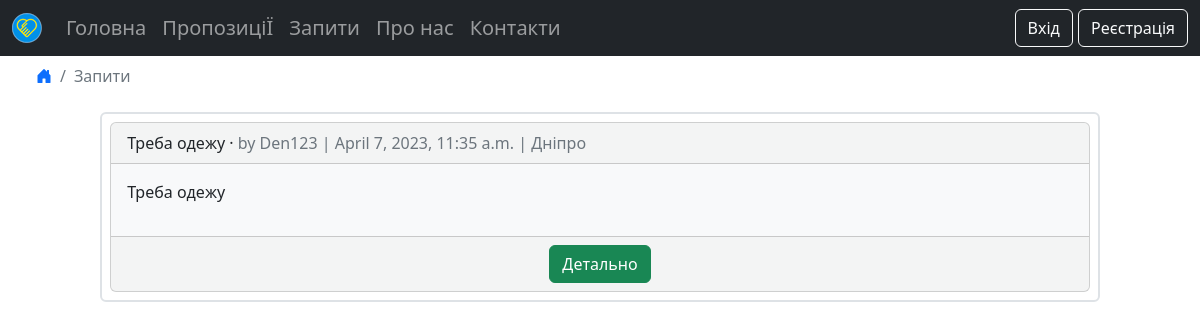
Page /requests/ on the earlier database version.
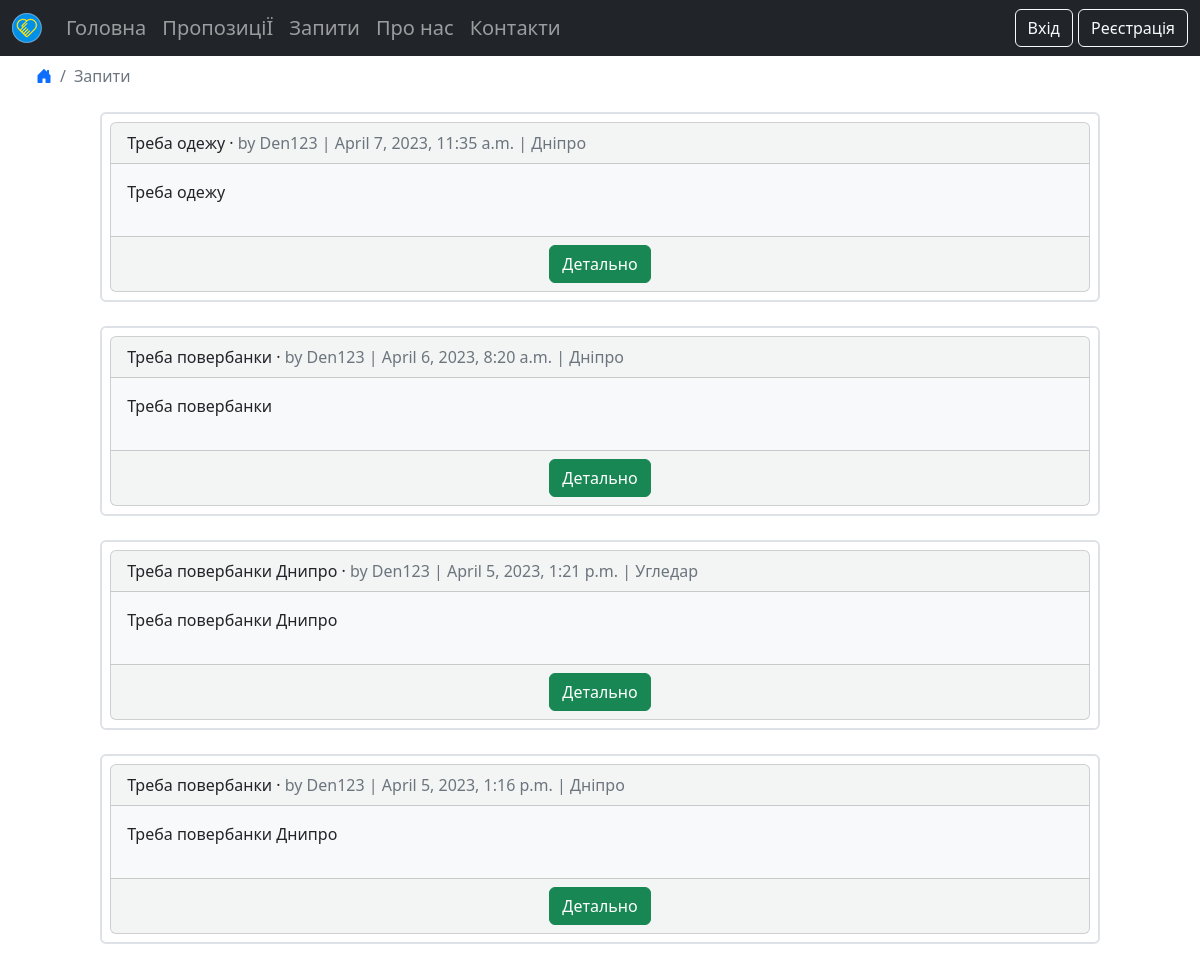
Same page on the later database version.
### requests/models.py (models this page shows, shortened)
class Requests(models.Model):
    title = models.CharField(max_length=255)
    body = models.TextField('Опис', max_length=1024)
    location = models.TextField(blank=True)
    date = models.DateTimeField(auto_now_add=True)
    author = models.ForeignKey(
        'accounts.CustomUser',
        on_delete=models.CASCADE,
    )
    offer = models.ManyToManyField('offers.Offers')
    status = models.ForeignKey('statuses.Status', on_delete=models.PROTECT, default=2)

### accounts/models.py (models this page shows)
class CustomUser(AbstractUser):
    phone = models.CharField(max_length=15)

### requests/views.py (the view)
# urls.py: path("", RequestsListView.as_view(), name="requests_list"),
class RequestsListView(ListView):
    model = Requests
    template_name = "requests_list.html"
    def get_context_data(self, **kwargs):
        context = super().get_context_data(**kwargs)
        if self.request.user.is_superuser:
            context['requests_list'] = Requests.objects.exclude(offer__isnull=False).order_by('-date')
        if self.request.user.is_authenticated:
            context['requests_list'] = Requests.objects.exclude(offer__isnull=False).filter(Q(author_id=self.request.user) | Q(status_id=2)).order_by('-date')
        context['requests_list'] = Requests.objects.exclude(offer__isnull=False).filter(status_id=2).order_by('-date')
        return context

### templates/requests_list.html (shortened to what this page needs)
{% extends "base.html" %}
{% load crispy_forms_tags %}
{% block content %}
<ul class="breadcrumb ms-4">
    <li class="breadcrumb-item"><a href="{% url 'home' %}"><i class="bi bi-house-door-fill"></i></a></li>
    <li class="breadcrumb-item active">Запити</li>
</ul>
{% for requests in requests_list %}
    <div class="container-fluid mb-4 p-2 border border-2 rounded mx-auto" style="max-width: 85%">
        <div class="card card-list bg-light bg-opacity-50">
            <div class="card-header">
                <span class="font-weight-bold">{{ requests.title }}</span> &middot;
                <span class="text-muted">by {{ requests.author }} |
                    {{ requests.date }} | {{ requests.location }}</span>
            </div>
            <div class="card-body bg-light post-entry">
                <p>{{ requests.body }}</p>
            </div>
            <div class="card-footer text-center text-muted">
                <a class = "btn btn-success" href="{% url 'requests_detail' requests.pk %}">Детально</a>
            </div>
        </div>
    </div>
{% endfor %}
{% endblock content %}

### templates/base.html (shortened to what this page needs)
{% load static %}
<!DOCTYPE html>
<html lang="uk">
<head>
    <link rel="stylesheet" href="https://cdn.jsdelivr.net/npm/bootstrap@5.2.0/dist/css/bootstrap.min.css">
    <link rel="stylesheet" href="https://cdn.jsdelivr.net/npm/bootstrap-icons@1.9.1/font/bootstrap-icons.css">
</head>
<body>
    <div>
        <nav class="navbar navbar-expand-md navbar-dark bg-dark h5">
            <div class="container-fluid">
                <a class="navbar-brand" href="{% url 'home' %}"><img src="{% static 'img/logosmall.png' %}" alt="Лого"></a>
                <div class="collapse navbar-collapse" id="collapsibleNavbar">
                    <ul class="navbar-nav">
                        <li class="nav-item">
                            <a class="nav-link" href="{% url 'home' %}">Головна</a>
                        </li>
                        <li class="nav-item">
                            <a class="nav-link" href="{% url 'offers_list' %}">ПропозиціЇ</a>
                        </li>
                        <li class="nav-item">
                            <a class="nav-link" href="{% url 'requests_list' %}">Запити</a>
                        </li>
                        <li class="nav-item">
                            <a class="nav-link" href="{% url 'about' %}">Про нас</a>
                        </li>
                        <li class="nav-item">
                            <a class="nav-link" href="{% url 'contacts' %}">Контакти</a>
                        </li>
                    </ul>
                    <div class="navbar-collapse justify-content-end">
                        <ul class="navbar-nav">
                            <li class="nav-item">
                                {% if user.is_authenticated %}
                                <span class="text-white h6">Привіт {{ user.first_name }}</span>
                                    <a class="btn btn-outline-light" href="{% url 'changepassword' %}">Зміна паролю</a>
                                    <a class="btn btn-outline-light" href="{% url 'logout' %}">Вийти</a>
                                {% else %}
                                    <a class="btn btn-outline-light" href="{% url 'login' %}">Вхід</a>
                                    <a class="btn btn-outline-light" href="{% url 'signup' %}">Реєстрація</a>
                                {% endif %}
                            </li>
                        </ul>
                    </div>
                </div>
            </div>
        </nav>
    </div>
    <div class="container-fluid">
        {% block content %}
        {% endblock content %}
    </div>
</body>
</html>

Differences in the rows shown:
now on this page (row edited): Requests: title "Треба повербанки", author "Den123", date "April 6, 2023, 8:20 a.m.", location "Дніпро", body "Треба повербанки"
now on this page (row edited): Requests: title "Треба повербанки Днипро", author "Den123", date "April 5, 2023, 1:21 p.m.", location "Угледар", body "Треба повербанки Днипро"
now on this page (row edited): Requests: title "Треба повербанки", author "Den123", date "April 5, 2023, 1:16 p.m.", location "Дніпро", body "Треба повербанки Днипро"
